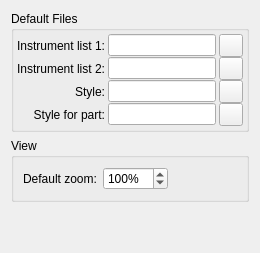
     <widget class="QWidget" name="tabScore">
      <property name="accessibleName">
       <string>Score Tab</string>
      </property>
      <attribute name="title">
       <string>Score</string>
      </attribute>
      <layout class="QGridLayout" name="gridLayout61">
       <item row="1" column="0">
        <widget class="QGroupBox" name="groupBox_19">
         <property name="title">
          <string>View</string>
         </property>
         <property name="flat">
          <bool>false</bool>
         </property>
         <layout class="QGridLayout" name="gridLayout_7">
          <item row="0" column="1">
           <widget class="QDoubleSpinBox" name="scale">
            <property name="toolTip">
             <string>Default scale for new score views</string>
            </property>
            <property name="accessibleName">
             <string>Default zoom</string>
            </property>
            <property name="accessibleDescription">
             <string>default scale for new score views</string>
            </property>
            <property name="suffix">
             <string notr="true">%</string>
            </property>
            <property name="decimals">
             <number>0</number>
            </property>
            <property name="minimum">
             <double>5.000000000000000</double>
            </property>
            <property name="maximum">
             <double>1600.000000000000000</double>
            </property>
            <property name="singleStep">
             <double>20.000000000000000</double>
            </property>
            <property name="value">
             <double>100.000000000000000</double>
            </property>
           </widget>
          </item>
          <item row="0" column="0">
           <widget class="QLabel" name="label_48">
            <property name="text">
             <string>Default zoom:</string>
            </property>
           </widget>
          </item>
          <item row="0" column="2">
           <spacer name="horizontalSpacer_17">
            <property name="orientation">
             <enum>Qt::Horizontal</enum>
            </property>
            <property name="sizeHint" stdset="0">
             <size>
              <width>40</width>
              <height>20</height>
             </size>
            </property>
           </spacer>
          </item>
         </layout>
        </widget>
       </item>
       <item row="0" column="0">
        <widget class="QGroupBox" name="groupBox_39">
         <property name="title">
          <string>Default Files</string>
         </property>
         <property name="flat">
          <bool>false</bool>
         </property>
         <layout class="QGridLayout" name="_23">
          <property name="leftMargin">
           <number>3</number>
          </property>
          <property name="topMargin">
           <number>3</number>
          </property>
          <property name="rightMargin">
           <number>3</number>
          </property>
          <property name="bottomMargin">
           <number>3</number>
          </property>
          <property name="horizontalSpacing">
           <number>3</number>
          </property>
          <property name="verticalSpacing">
           <number>0</number>
          </property>
          <item row="1" column="0">
           <widget class="QLabel" name="label_90">
            <property name="text">
             <string>Instrument list 2:</string>
            </property>
            <property name="alignment">
             <set>Qt::AlignRight|Qt::AlignTrailing|Qt::AlignVCenter</set>
            </property>
           </widget>
          </item>
          <item row="0" column="2">
           <widget class="QToolButton" name="instrumentList1Button">
            <property name="focusPolicy">
             <enum>Qt::StrongFocus</enum>
            </property>
            <property name="accessibleName">
             <string>Choose Instrument list 1</string>
            </property>
            <property name="accessibleDescription">
             <string>Opens a file dialog for selecting a instrument list file</string>
            </property>
            <property name="text">
             <string notr="true"/>
            </property>
            <property name="icon">
             <iconset resource="musescore.qrc">
              <normaloff>:/data/icons/document-open.svg</normaloff>:/data/icons/document-open.svg</iconset>
            </property>
           </widget>
          </item>
          <item row="0" column="0">
           <widget class="QLabel" name="label_85">
            <property name="text">
             <string>Instrument list 1:</string>
            </property>
            <property name="alignment">
             <set>Qt::AlignRight|Qt::AlignTrailing|Qt::AlignVCenter</set>
            </property>
           </widget>
          </item>
          <item row="0" column="1">
           <widget class="QLineEdit" name="instrumentList1">
            <property name="accessibleName">
             <string>Instrument list 1</string>
            </property>
            <property name="accessibleDescription">
             <string>Insert path to a instrument list file</string>
            </property>
           </widget>
          </item>
          <item row="2" column="0">
           <widget class="QLabel" name="label_87">
            <property name="text">
             <string>Style:</string>
            </property>
            <property name="alignment">
             <set>Qt::AlignRight|Qt::AlignTrailing|Qt::AlignVCenter</set>
            </property>
           </widget>
          </item>
          <item row="2" column="1">
           <widget class="QLineEdit" name="defaultStyle">
            <property name="accessibleName">
             <string>Style</string>
            </property>
            <property name="accessibleDescription">
             <string>Insert path to style file</string>
            </property>
           </widget>
          </item>
          <item row="2" column="2">
           <widget class="QToolButton" name="defaultStyleButton">
            <property name="focusPolicy">
             <enum>Qt::StrongFocus</enum>
            </property>
            <property name="accessibleName">
             <string>Choose style</string>
            </property>
            <property name="accessibleDescription">
             <string>Opens a file dialog for selecting a style file</string>
            </property>
            <property name="text">
             <string notr="true"/>
            </property>
            <property name="icon">
             <iconset resource="musescore.qrc">
              <normaloff>:/data/icons/document-open.svg</normaloff>:/data/icons/document-open.svg</iconset>
            </property>
           </widget>
          </item>
          <item row="3" column="0">
           <widget class="QLabel" name="label_28">
            <property name="text">
             <string>Style for part:</string>
            </property>
            <property name="alignment">
             <set>Qt::AlignRight|Qt::AlignTrailing|Qt::AlignVCenter</set>
            </property>
           </widget>
          </item>
          <item row="3" column="1">
           <widget class="QLineEdit" name="partStyle">
            <property name="accessibleName">
             <string>Style for part</string>
            </property>
            <property name="accessibleDescription">
             <string>Insert path to style file for part</string>
            </property>
           </widget>
          </item>
          <item row="3" column="2">
           <widget class="QToolButton" name="partStyleButton">
            <property name="focusPolicy">
             <enum>Qt::StrongFocus</enum>
            </property>
            <property name="accessibleName">
             <string>Choose style for part</string>
            </property>
            <property name="accessibleDescription">
             <string>Opens a file dialog for selecting a style file for part</string>
            </property>
            <property name="text">
             <string notr="true"/>
            </property>
            <property name="icon">
             <iconset resource="musescore.qrc">
              <normaloff>:/data/icons/document-open.svg</normaloff>:/data/icons/document-open.svg</iconset>
            </property>
           </widget>
          </item>
          <item row="1" column="1">
           <widget class="QLineEdit" name="instrumentList2">
            <property name="accessibleName">
             <string>Instrument list 2</string>
            </property>
            <property name="accessibleDescription">
             <string>Insert path to a instrument list file</string>
            </property>
           </widget>
          </item>
          <item row="1" column="2">
           <widget class="QToolButton" name="instrumentList2Button">
            <property name="focusPolicy">
             <enum>Qt::StrongFocus</enum>
            </property>
            <property name="accessibleName">
             <string>Choose Instrument list 2</string>
            </property>
            <property name="accessibleDescription">
             <string>Opens a file dialog for selecting a instrument list file</string>
            </property>
            <property name="text">
             <string notr="true"/>
            </property>
            <property name="icon">
             <iconset resource="musescore.qrc">
              <normaloff>:/data/icons/document-open.svg</normaloff>:/data/icons/document-open.svg</iconset>
            </property>
           </widget>
          </item>
         </layout>
        </widget>
       </item>
       <item row="2" column="0">
        <spacer name="verticalSpacer_7">
         <property name="orientation">
          <enum>Qt::Vertical</enum>
         </property>
         <property name="sizeHint" stdset="0">
          <size>
           <width>20</width>
           <height>40</height>
          </size>
         </property>
        </spacer>
       </item>
      </layout>
     </widget>
